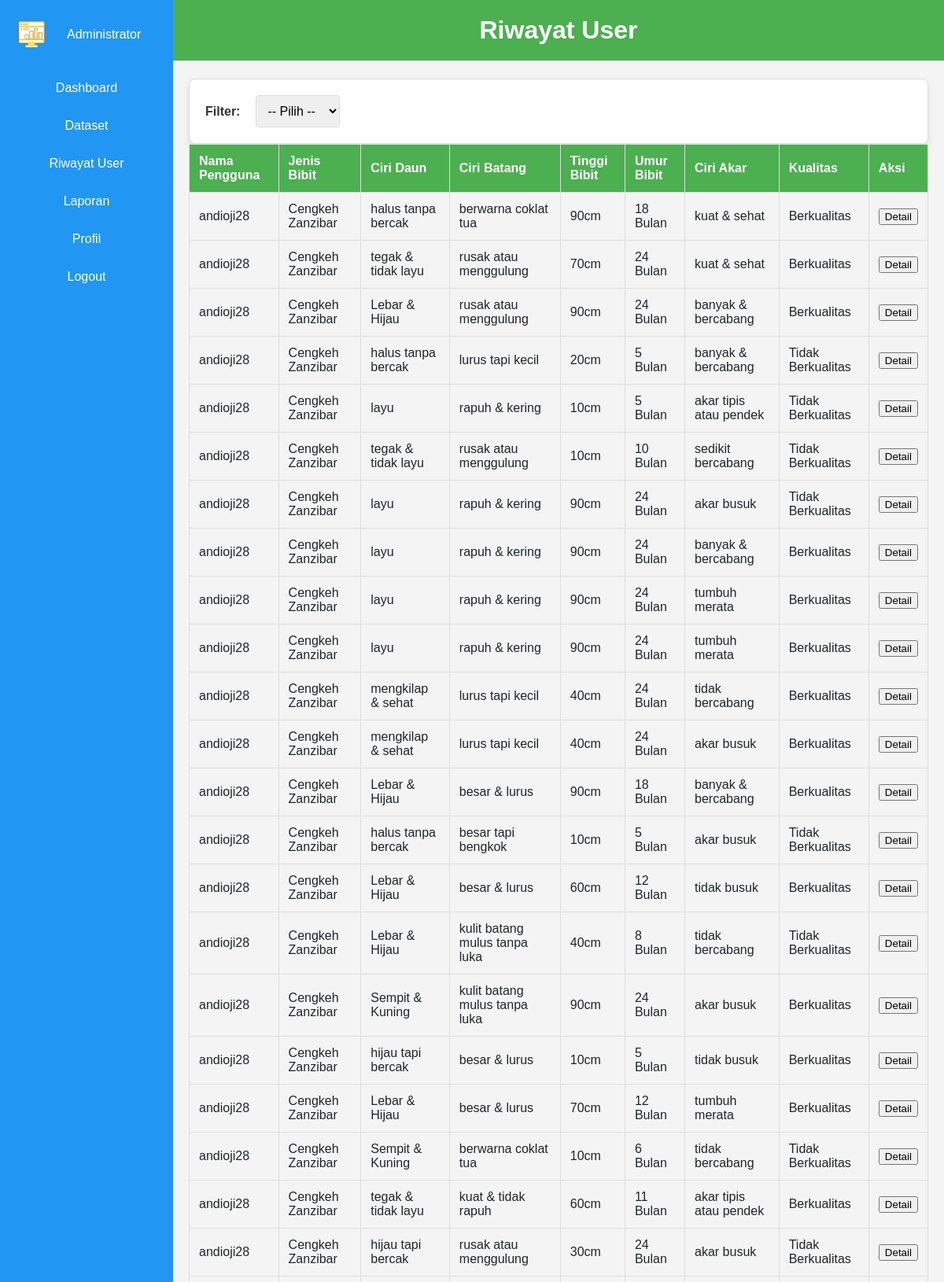
Page /Admin/riwayat_user.php (signed in, upper part) on the committed database.
### tables this page shows
CREATE TABLE `riwayat` (
  `id` int(11) NOT NULL,
  `nama_pengguna` varchar(255) NOT NULL,
  `jenis_bibit` varchar(255) NOT NULL,
  `ciri_daun` varchar(255) NOT NULL,
  `ciri_batang` varchar(255) NOT NULL,
  `tinggi_bibit` varchar(255) NOT NULL,
  `umur_bibit` varchar(255) NOT NULL,
  `ciri_akar` varchar(255) NOT NULL,
  `kualitas` varchar(255) NOT NULL,
  `time` timestamp NOT NULL DEFAULT current_timestamp() ON UPDATE current_timestamp(),
  `proses_detail` text DEFAULT NULL,
  `is_deleted` tinyint(1) DEFAULT 0
);

### Admin/riwayat_user.php (the view, shortened to what this page needs)
<?php
require '../Admin/config.php';
$username = isset($_GET['username']) ? $_GET['username'] : '';
if ($username && $username !== 'All') {
    $query = "SELECT * FROM riwayat WHERE nama_pengguna = :username";
} else {
    $query = "SELECT * FROM riwayat";
}
try {
    $stmt = $pdo->prepare($query);
    $stmt->execute();
    $data = $stmt->fetchAll(PDO::FETCH_ASSOC);
} catch (PDOException $e) {
    echo "Error: " . $e->getMessage();
}
?>
<!DOCTYPE html>
<html lang="id">
<head>
    <link rel="stylesheet" href="../Admin/styles.css">
</head>
<body>
    <header>
        <h1>Riwayat User</h1>
    </header>
    <nav>
        <ul>
            <li style="display: flex; align-items: center; padding: 20px;">
                <img src="../Admin/img/admin.png" alt="Logo" style="width: 40px; height: auto; margin-right: 10px;">
                <span><a href="../Admin/dashboard.php">Administrator</a></span>
            </li>
            <li><a href="../Admin/dashboard.php">Dashboard</a></li>
            <li><a href="../Admin/dataset.php">Dataset</a></li>
            <li><a href="../Admin/riwayat_user.php">Riwayat User</a></li>
            <li><a href="../Admin/laporan.php">Laporan</a></li>
            <li><a href="../Admin/Profil.php">Profil</a></li>
            <li><a href="../Admin/logout.php">Logout</a></li>
        </ul>
    </nav>
    <div id="main-content">
        <form method="get" action="">
            <label for="username">Filter:</label>
            <select name="username" id="username" onchange="this.form.submit()">
                <option value="">-- Pilih --</option>
            </select>
        </form>
        <table>
            <thead>
                <tr>
                    <?php if ($username === '' || $username === 'All'): ?>
                        <th>Nama Pengguna</th>
                    <?php endif; ?>
                    <th>Jenis Bibit</th>
                    <th>Ciri Daun</th>
                    <th>Ciri Batang</th>
                    <th>Tinggi Bibit</th>
                    <th>Umur Bibit</th>
                    <th>Ciri Akar</th>
                    <th>Kualitas</th>
                    <th>Aksi</th>
                </tr>
            </thead>
            <tbody>
                <?php if (empty($data)): ?>
                    <tr>
                        <td colspan="<?php echo ($username === '' || $username === 'All') ? '10' : '9'; ?>">Tidak ada data yang ditemukan.</td>
                    </tr>
                <?php else: ?>
                    <?php foreach ($data as $row): ?>
                        <tr>
                            <?php if ($username === '' || $username === 'All'): ?>
                                <td><?php echo htmlspecialchars($row['nama_pengguna']); ?></td>
                            <?php endif; ?>
                            <td><?php echo htmlspecialchars($row['jenis_bibit']); ?></td>
                            <td><?php echo htmlspecialchars($row['ciri_daun']); ?></td>
                            <td><?php echo htmlspecialchars($row['ciri_batang']); ?></td>
                            <td><?php echo htmlspecialchars($row['tinggi_bibit']); ?></td>
                            <td><?php echo htmlspecialchars($row['umur_bibit']); ?></td>
                            <td><?php echo htmlspecialchars($row['ciri_akar']); ?></td>
                            <td><?php echo htmlspecialchars($row['kualitas']); ?></td>
                            <td>
                                <button onclick="showDetails('<?php echo htmlspecialchars($row['jenis_bibit']); ?>',
                                                             '<?php echo htmlspecialchars($row['ciri_daun']); ?>',
                                                             '<?php echo htmlspecialchars($row['ciri_batang']); ?>',
                                                             '<?php echo htmlspecialchars($row['tinggi_bibit']); ?>',
                                                             '<?php echo htmlspecialchars($row['umur_bibit']); ?>',
                                                             '<?php echo htmlspecialchars($row['ciri_akar']); ?>',
                                                             '<?php echo htmlspecialchars($row['kualitas']); ?>')">
                                    Detail
                                </button>
                            </td>
                        </tr>
                    <?php endforeach; ?>
                <?php endif; ?>
            </tbody>
        </table>
    </div>
</body>
</html>

### Admin/styles.css (style rules this page uses)
body, html { margin: 0; padding: 0; font-family: 'Poppins', sans-serif; background-color: #f4f4f4; color: #212529; }
header { display: flex; justify-content: center; align-items: center; background-color: #4CAF50; color: white; padding: 20px; margin-bottom: 0; width: calc(100% - 220px); position: fixed; top: 0; left: 220px; z-index: 1000; text-align: center; }
header h1 { margin: 0; }
nav { position: fixed; top: 0; left: 0; width: 220px; height: 100%; background-color: #2196F3; overflow-x: hidden; overflow-y: auto; z-index: 999; }
nav ul { list-style: none; margin: 0; padding: 0; }
nav ul li { display: block; }
nav ul li a { display: block; color: white; text-align: center; padding: 15px; text-decoration: none; }
#main-content { margin-left: 220px; margin-top: 80px; padding: 20px; padding-bottom: 60px; }
table { width: 100%; border-collapse: collapse; margin-bottom: 20px; }
table, th, td { border: 1px solid #ddd; }
th, td { padding: 12px; text-align: left; }
th { background-color: #4CAF50; color: white; }
form { display: flex; flex-wrap: wrap; gap: 20px; align-items: center; background-color: #fff; padding: 20px; border: 1px solid #ddd; border-radius: 8px; box-shadow: 0 4px 8px rgba(0,0,0,0.1); }
form label { display: block; font-weight: bold; color: #333; }
form select, form input[type="submit"] { padding: 10px; border: 1px solid #ddd; border-radius: 4px; font-size: 16px; }

### rows in the picture
riwayat: nama_pengguna "andioji28", jenis_bibit "Cengkeh Zanzibar", ciri_daun "halus tanpa bercak", ciri_batang "berwarna coklat tua", tinggi_bibit "90cm", umur_bibit "18 Bulan", ciri_akar "kuat & sehat", kualitas "Berkualitas"
riwayat: nama_pengguna "andioji28", jenis_bibit "Cengkeh Zanzibar", ciri_daun "tegak & tidak layu", ciri_batang "rusak atau menggulung", tinggi_bibit "70cm", umur_bibit "24 Bulan", ciri_akar "kuat & sehat", kualitas "Berkualitas"
riwayat: nama_pengguna "andioji28", jenis_bibit "Cengkeh Zanzibar", ciri_daun "Lebar & Hijau", ciri_batang "rusak atau menggulung", tinggi_bibit "90cm", umur_bibit "24 Bulan", ciri_akar "banyak & bercabang", kualitas "Berkualitas"
riwayat: nama_pengguna "andioji28", jenis_bibit "Cengkeh Zanzibar", ciri_daun "halus tanpa bercak", ciri_batang "lurus tapi kecil", tinggi_bibit "20cm", umur_bibit "5 Bulan", ciri_akar "banyak & bercabang", kualitas "Tidak Berkualitas"
riwayat: nama_pengguna "andioji28", jenis_bibit "Cengkeh Zanzibar", ciri_daun "layu", ciri_batang "rapuh & kering", tinggi_bibit "10cm", umur_bibit "5 Bulan", ciri_akar "akar tipis atau pendek", kualitas "Tidak Berkualitas"
riwayat: nama_pengguna "andioji28", jenis_bibit "Cengkeh Zanzibar", ciri_daun "tegak & tidak layu", ciri_batang "rusak atau menggulung", tinggi_bibit "10cm", umur_bibit "10 Bulan", ciri_akar "sedikit bercabang", kualitas "Tidak Berkualitas"
riwayat: nama_pengguna "andioji28", jenis_bibit "Cengkeh Zanzibar", ciri_daun "layu", ciri_batang "rapuh & kering", tinggi_bibit "90cm", umur_bibit "24 Bulan", ciri_akar "akar busuk", kualitas "Tidak Berkualitas"
riwayat: nama_pengguna "andioji28", jenis_bibit "Cengkeh Zanzibar", ciri_daun "layu", ciri_batang "rapuh & kering", tinggi_bibit "90cm", umur_bibit "24 Bulan", ciri_akar "banyak & bercabang", kualitas "Berkualitas"
riwayat: nama_pengguna "andioji28", jenis_bibit "Cengkeh Zanzibar", ciri_daun "layu", ciri_batang "rapuh & kering", tinggi_bibit "90cm", umur_bibit "24 Bulan", ciri_akar "tumbuh merata", kualitas "Berkualitas"
riwayat: nama_pengguna "andioji28", jenis_bibit "Cengkeh Zanzibar", ciri_daun "layu", ciri_batang "rapuh & kering", tinggi_bibit "90cm", umur_bibit "24 Bulan", ciri_akar "tumbuh merata", kualitas "Berkualitas"
riwayat: nama_pengguna "andioji28", jenis_bibit "Cengkeh Zanzibar", ciri_daun "mengkilap & sehat", ciri_batang "lurus tapi kecil", tinggi_bibit "40cm", umur_bibit "24 Bulan", ciri_akar "tidak bercabang", kualitas "Berkualitas"
riwayat: nama_pengguna "andioji28", jenis_bibit "Cengkeh Zanzibar", ciri_daun "mengkilap & sehat", ciri_batang "lurus tapi kecil", tinggi_bibit "40cm", umur_bibit "24 Bulan", ciri_akar "akar busuk", kualitas "Berkualitas"
riwayat: nama_pengguna "andioji28", jenis_bibit "Cengkeh Zanzibar", ciri_daun "Lebar & Hijau", ciri_batang "besar & lurus", tinggi_bibit "90cm", umur_bibit "18 Bulan", ciri_akar "banyak & bercabang", kualitas "Berkualitas"
riwayat: nama_pengguna "andioji28", jenis_bibit "Cengkeh Zanzibar", ciri_daun "halus tanpa bercak", ciri_batang "besar tapi bengkok", tinggi_bibit "10cm", umur_bibit "5 Bulan", ciri_akar "akar busuk", kualitas "Tidak Berkualitas"
riwayat: nama_pengguna "andioji28", jenis_bibit "Cengkeh Zanzibar", ciri_daun "Lebar & Hijau", ciri_batang "besar & lurus", tinggi_bibit "60cm", umur_bibit "12 Bulan", ciri_akar "tidak busuk", kualitas "Berkualitas"
riwayat: nama_pengguna "andioji28", jenis_bibit "Cengkeh Zanzibar", ciri_daun "Lebar & Hijau", ciri_batang "kulit batang mulus tanpa luka", tinggi_bibit "40cm", umur_bibit "8 Bulan", ciri_akar "tidak bercabang", kualitas "Tidak Berkualitas"
riwayat: nama_pengguna "andioji28", jenis_bibit "Cengkeh Zanzibar", ciri_daun "Sempit & Kuning", ciri_batang "kulit batang mulus tanpa luka", tinggi_bibit "90cm", umur_bibit "24 Bulan", ciri_akar "akar busuk", kualitas "Berkualitas"
riwayat: nama_pengguna "andioji28", jenis_bibit "Cengkeh Zanzibar", ciri_daun "hijau tapi bercak", ciri_batang "besar & lurus", tinggi_bibit "10cm", umur_bibit "5 Bulan", ciri_akar "tidak busuk", kualitas "Berkualitas"
riwayat: nama_pengguna "andioji28", jenis_bibit "Cengkeh Zanzibar", ciri_daun "Lebar & Hijau", ciri_batang "besar & lurus", tinggi_bibit "70cm", umur_bibit "12 Bulan", ciri_akar "tumbuh merata", kualitas "Berkualitas"
riwayat: nama_pengguna "andioji28", jenis_bibit "Cengkeh Zanzibar", ciri_daun "Sempit & Kuning", ciri_batang "berwarna coklat tua", tinggi_bibit "10cm", umur_bibit "6 Bulan", ciri_akar "tidak bercabang", kualitas "Tidak Berkualitas"
riwayat: nama_pengguna "andioji28", jenis_bibit "Cengkeh Zanzibar", ciri_daun "tegak & tidak layu", ciri_batang "kuat & tidak rapuh", tinggi_bibit "60cm", umur_bibit "11 Bulan", ciri_akar "akar tipis atau pendek", kualitas "Berkualitas"
riwayat: nama_pengguna "andioji28", jenis_bibit "Cengkeh Zanzibar", ciri_daun "hijau tapi bercak", ciri_batang "rusak atau menggulung", tinggi_bibit "30cm", umur_bibit "24 Bulan", ciri_akar "akar busuk", kualitas "Tidak Berkualitas"
